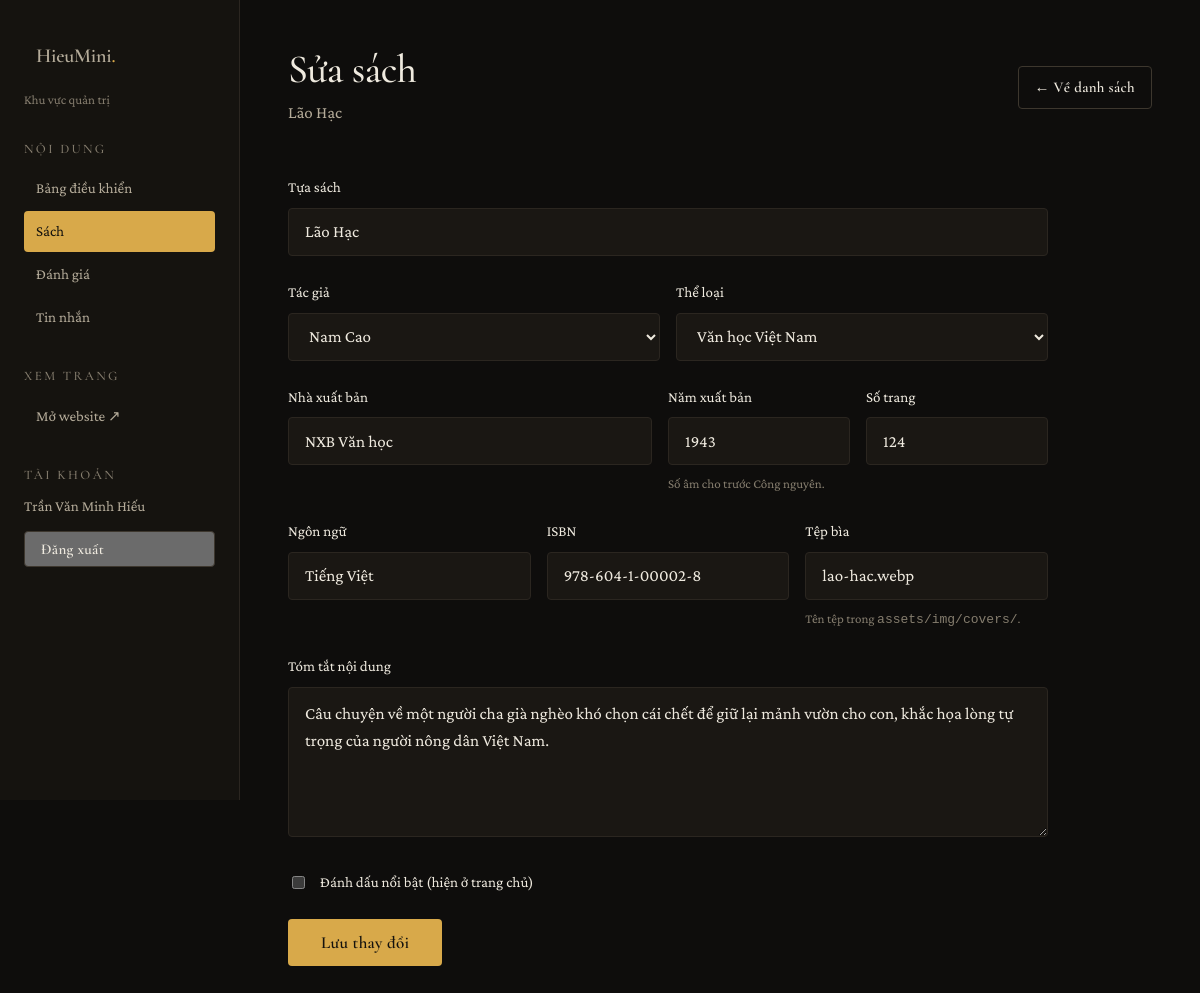
The app's page /admin/book_form.php?id=2 (signed in) with its own data.
### tables this page shows
CREATE TABLE `books` (
  `id`             INT AUTO_INCREMENT PRIMARY KEY,
  `slug`           VARCHAR(180) NOT NULL UNIQUE,
  `title`          VARCHAR(220) NOT NULL,
  `author_id`      INT NOT NULL,
  `category_id`    INT NOT NULL,
  `publisher`      VARCHAR(160),
  `published_year` SMALLINT,
  `pages`          SMALLINT,
  `language`       VARCHAR(40) DEFAULT 'Tiếng Việt',
  `isbn`           VARCHAR(24),
  `cover`          VARCHAR(180),
  `summary`        TEXT,
  `is_featured`    TINYINT(1) NOT NULL DEFAULT 0,
  `views`          INT NOT NULL DEFAULT 0,
  `created_at`     DATETIME NOT NULL DEFAULT CURRENT_TIMESTAMP,
  CONSTRAINT `fk_books_author`   FOREIGN KEY (`author_id`)   REFERENCES `authors`(`id`)    ON DELETE CASCADE,
  CONSTRAINT `fk_books_category` FOREIGN KEY (`category_id`) REFERENCES `categories`(`id`) ON DELETE CASCADE,
  INDEX `idx_books_category` (`category_id`),
  INDEX `idx_books_author`   (`author_id`),
  INDEX `idx_books_title`    (`title`),
  INDEX `idx_books_featured` (`is_featured`)
);

CREATE TABLE `authors` (
  `id`         INT AUTO_INCREMENT PRIMARY KEY,
  `slug`       VARCHAR(120) NOT NULL UNIQUE,
  `name`       VARCHAR(160) NOT NULL,
  `country`    VARCHAR(80),
  `birth_year` SMALLINT,
  `bio`        TEXT,
  INDEX `idx_authors_name` (`name`)
);

CREATE TABLE `categories` (
  `id`          INT AUTO_INCREMENT PRIMARY KEY,
  `slug`        VARCHAR(80)  NOT NULL UNIQUE,
  `name`        VARCHAR(120) NOT NULL,
  `description` TEXT,
  `bg_color`    CHAR(7)      NOT NULL DEFAULT '#1C1917',
  `accent`      CHAR(7)      NOT NULL DEFAULT '#C89B3C',
  `sort_order`  SMALLINT     NOT NULL DEFAULT 0
);

### includes/functions.php (called while the page is built, shortened)
<?php
function e(?string $s): string
{
    return htmlspecialchars($s ?? '', ENT_QUOTES | ENT_SUBSTITUTE, 'UTF-8');
}
function url(string $path = ''): string
{
    return base_url() . '/' . ltrim($path, '/');
}
function asset(string $path): string
{
    $file = ROOT_PATH . '/assets/' . ltrim($path, '/');
    $v = is_file($file) ? (string) filemtime($file) : '1';
    return url('assets/' . ltrim($path, '/')) . '?v=' . $v;
}
function current_page(): string
{
    return basename($_SERVER['SCRIPT_NAME'] ?? '');
}
function all_categories(): array
{
    static $c = null;
    return $c ??= db_all('SELECT * FROM categories ORDER BY sort_order, name');
}

### config/config.php (called while the page is built, shortened)
<?php
function base_url(): string
{
    static $base = null;
    if ($base !== null) {
        return $base;
    }
    $dir = str_replace('\\', '/', dirname($_SERVER['SCRIPT_NAME'] ?? '/'));
    $dir = preg_replace('#/(admin|api)$#', '', $dir);
    $base = rtrim($dir, '/');
    return $base;
}

### admin/guard.php (called while the page is built, shortened)
<?php
require __DIR__ . '/../config/config.php';
require __DIR__ . '/../config/database.php';
require __DIR__ . '/../includes/functions.php';
function admin_url(string $path = ''): string
{
    return url('admin/' . ltrim($path, '/'));
}
function current_admin(): ?array
{
    static $a = null;
    return $a ??= db_one('SELECT id, username, full_name FROM admins WHERE id = :id',
                         [':id' => $_SESSION['admin_id']]);
}
function require_admin(): array
{
    $admin = current_admin();
    return $admin;
}

### config/database.php (called while the page is built, shortened)
<?php
function db(): PDO
{
    static $pdo = null;
    if ($pdo instanceof PDO) {
        return $pdo;
    }
    $dsn = sprintf('mysql:host=%s;dbname=%s;charset=utf8mb4', DB_HOST, DB_NAME);
    try {
        $pdo = new PDO($dsn, DB_USER, DB_PASS, [
            PDO::ATTR_ERRMODE            => PDO::ERRMODE_EXCEPTION,
            PDO::ATTR_DEFAULT_FETCH_MODE => PDO::FETCH_ASSOC,
            PDO::ATTR_EMULATE_PREPARES   => false,
        ]);
    } catch (PDOException $e) {
        http_response_code(503);
        if (IS_DEV) {
            exit('<h1>Không kết nối được cơ sở dữ liệu</h1><pre>'
                . htmlspecialchars($e->getMessage(), ENT_QUOTES, 'UTF-8')
                . '</pre><p>Kiểm tra lại MySQL đã bật chưa và thông tin trong <code>config/config.php</code>.</p>');
        }
        error_log('DB connect failed: ' . $e->getMessage());
        exit('Hệ thống đang bảo trì, vui lòng quay lại sau.');
    }
    return $pdo;
}
function db_query(string $sql, array $params = []): PDOStatement
{
    $stmt = db()->prepare($sql);
    $stmt->execute($params);
    return $stmt;
}
function db_all(string $sql, array $params = []): array
{
    return db_query($sql, $params)->fetchAll();
}
function db_one(string $sql, array $params = []): ?array
{
    $row = db_query($sql, $params)->fetch();
    return $row === false ? null : $row;
}

### admin/book_form.php (the view, shortened to what this page needs)
<?php
require __DIR__ . '/guard.php';
$admin = require_admin();
$id     = (int) ($_GET['id'] ?? 0);
$isEdit = $id > 0;
$book   = $isEdit ? db_one('SELECT * FROM books WHERE id = :id', [':id' => $id]) : null;
$cats    = all_categories();
$authors = db_all('SELECT id, name FROM authors ORDER BY name');
$errors  = [];
$val = static function (string $key, $default = '') use ($book) {
    return $_POST[$key] ?? $book[$key] ?? $default;
};
require __DIR__ . '/layout.php';
?>
<div class="admin-head">
  <div>
    <h1 style="font-size:var(--fs-2xl);margin:0"><?= $isEdit ? 'Sửa sách' : 'Thêm sách mới' ?></h1>
    <?php if ($isEdit): ?>
      <p style="margin:var(--space-2) 0 0"><?= e($book['title']) ?></p>
    <?php endif; ?>
  </div>
  <a class="btn btn--ghost btn-sm" href="<?= e(admin_url('books.php')) ?>">← Về danh sách</a>
</div>
<form method="post" style="max-width:760px">
  <div class="field">
    <label for="f-title">Tựa sách</label>
    <input type="text" id="f-title" name="title" required maxlength="220" value="<?= e((string) $val('title')) ?>"
           <?= isset($errors['title']) ? 'aria-invalid="true"' : '' ?>>
  </div>
  <div style="display:grid;grid-template-columns:1fr 1fr;gap:var(--space-4)">
    <div class="field">
      <label for="f-author_id">Tác giả</label>
      <select id="f-author_id" name="author_id" required>
        <?php foreach ($authors as $a): ?>
          <option value="<?= (int) $a['id'] ?>" <?= (int) $val('author_id') === (int) $a['id'] ? 'selected' : '' ?>>
            <?= e($a['name']) ?>
          </option>
        <?php endforeach; ?>
      </select>
    </div>
    <div class="field">
      <label for="f-category_id">Thể loại</label>
      <select id="f-category_id" name="category_id" required>
        <?php foreach ($cats as $c): ?>
          <option value="<?= (int) $c['id'] ?>" <?= (int) $val('category_id') === (int) $c['id'] ? 'selected' : '' ?>>
            <?= e($c['name']) ?>
          </option>
        <?php endforeach; ?>
      </select>
    </div>
  </div>
  <div style="display:grid;grid-template-columns:2fr 1fr 1fr;gap:var(--space-4)">
    <div class="field">
      <label for="f-publisher">Nhà xuất bản</label>
      <input type="text" id="f-publisher" name="publisher" maxlength="160" value="<?= e((string) $val('publisher')) ?>">
    </div>
    <div class="field">
      <label for="f-published_year">Năm xuất bản</label>
      <input type="number" id="f-published_year" name="published_year" min="-3000" max="<?= (int) date('Y') + 1 ?>"
             value="<?= e((string) $val('published_year')) ?>">
      <span class="hint">Số âm cho trước Công nguyên.</span>
    </div>
    <div class="field">
      <label for="f-pages">Số trang</label>
      <input type="number" id="f-pages" name="pages" min="1" max="20000" required value="<?= e((string) $val('pages')) ?>"
             <?= isset($errors['pages']) ? 'aria-invalid="true"' : '' ?>>
    </div>
  </div>
  <div style="display:grid;grid-template-columns:1fr 1fr 1fr;gap:var(--space-4)">
    <div class="field">
      <label for="f-language">Ngôn ngữ</label>
      <input type="text" id="f-language" name="language" maxlength="40" value="<?= e((string) $val('language', 'Tiếng Việt')) ?>">
    </div>
    <div class="field">
      <label for="f-isbn">ISBN</label>
      <input type="text" id="f-isbn" name="isbn" maxlength="24" value="<?= e((string) $val('isbn')) ?>">
    </div>
    <div class="field">
      <label for="f-cover">Tệp bìa</label>
      <input type="text" id="f-cover" name="cover" maxlength="180" value="<?= e((string) $val('cover')) ?>"
             placeholder="ten-sach.webp">
      <span class="hint">Tên tệp trong <code>assets/img/covers/</code>.</span>
    </div>
  </div>
  <div class="field">
    <label for="f-summary">Tóm tắt nội dung</label>
    <textarea id="f-summary" name="summary" required minlength="20" maxlength="2000"
              <?= isset($errors['summary']) ? 'aria-invalid="true"' : '' ?>><?= e((string) $val('summary')) ?></textarea>
  </div>
  <div class="field">
    <label style="display:flex;align-items:center;gap:var(--space-3);cursor:pointer">
      <input type="checkbox" name="is_featured" value="1" style="width:auto;min-height:auto"
             <?= (int) $val('is_featured') ? 'checked' : '' ?>>
      Đánh dấu nổi bật (hiện ở trang chủ)
    </label>
  </div>
  <button class="btn btn--primary" type="submit"><?= $isEdit ? 'Lưu thay đổi' : 'Thêm vào kho' ?></button>
</form>
<?php require __DIR__ . '/layout_end.php'; ?>

### admin/layout.php (shortened to what this page needs)
<?php
$admin = $admin ?? current_admin();
?>
<!doctype html>
<html lang="vi" data-theme="dark">
<head>
<link rel="stylesheet" href="<?= e(asset('css/style.css')) ?>">
</head>
<body>
<div class="admin-shell">
  <aside class="admin-side">
    <a class="brand" href="<?= e(url('index.php')) ?>" style="font-size:1.25rem">HieuMini<span>.</span></a>
    <p style="font-size:var(--fs-xs);color:var(--fg-subtle);margin:var(--space-2) 0 0">Khu vực quản trị</p>
    <h4>Nội dung</h4>
    <a href="<?= e(admin_url('index.php')) ?>"    class="<?= current_page() === 'index.php' ? 'is-active' : '' ?>">Bảng điều khiển</a>
    <a href="<?= e(admin_url('books.php')) ?>"    class="<?= in_array(current_page(), ['books.php', 'book_form.php'], true) ? 'is-active' : '' ?>">Sách</a>
    <a href="<?= e(admin_url('reviews.php')) ?>"  class="<?= current_page() === 'reviews.php' ? 'is-active' : '' ?>">Đánh giá</a>
    <a href="<?= e(admin_url('messages.php')) ?>" class="<?= current_page() === 'messages.php' ? 'is-active' : '' ?>">Tin nhắn</a>
    <h4>Xem trang</h4>
    <a href="<?= e(url('index.php')) ?>" target="_blank" rel="noopener">Mở website ↗</a>
    <h4>Tài khoản</h4>
    <p style="font-size:var(--fs-sm);color:var(--fg-muted);margin:0 0 var(--space-3)">
      <?= e($admin['full_name'] ?? $admin['username']) ?>
    </p>
    <form method="post" action="<?= e(admin_url('logout.php')) ?>">
      <button class="btn btn--ghost btn-sm" type="submit" style="width:100%">Đăng xuất</button>
    </form>
  </aside>
  <main class="admin-main">

### assets/css/style.css (style rules this page uses)
:root { --bg: #0E0D0C; --bg-soft: #15130F; --surface: #1A1713; --surface-hover: #221E18; --fg: #EFEADF; --fg-muted: #B4AB99; --fg-subtle: #857D6E; --accent: #D8A94A; --accent-soft: rgba(216, 169, 74, .12); --on-accent: #14120E; --border: #2B2620; --border-strong: #3D372E; --danger: #E0685C; --ok: #7FBF8E; --font-display: 'Cormorant Garamond', 'Times New Roman', Georgia, serif; --font-body: 'Crimson Pro', Georgia, 'Times New Roman', serif; --font-mono: ui-monospace, 'Cascadia Mono', Menlo, Consolas, monospace; --fs-xs: .8125rem; --fs-sm: .9375rem; --fs-base: 1.0625rem; --fs-lg: clamp(1.125rem, 1.05rem + .35vw, 1.3125rem); --fs-xl: clamp(1.375rem, 1.2rem + .8vw, 1.75rem); --fs-2xl: clamp(1.75rem, 1.4rem + 1.6vw, 2.5rem); --fs-3xl: clamp(2.25rem, 1.6rem + 2.9vw, 3.75rem); --fs-4xl: clamp(2.75rem, 1.6rem + 5vw, 6rem); --space-1: 4px; --space-2: 8px; --space-3: 12px; --space-4: 16px; --space-5: 24px; --space-6: 32px; --space-7: 48px; --space-8: 64px; --space-9: 96px; --space-10: 128px; --r-sm: 2px; --r-md: 4px; --r-lg: 8px; --t-fast: 150ms; --t-base: 260ms; --t-slow: 480ms; --ease-out: cubic-bezier(.22, 1, .36, 1); --ease-soft: cubic-bezier(.4, 0, .2, 1); --maxw: 1280px; --gutter: clamp(20px, 4vw, 56px); color-scheme: dark; }
*, *::before, *::after { box-sizing: border-box; }
html { -webkit-text-size-adjust: 100%; scroll-behavior: smooth; }
body { margin: 0; background: var(--bg); color: var(--fg); font-family: var(--font-body); font-size: var(--fs-base); line-height: 1.65; -webkit-font-smoothing: antialiased; text-rendering: optimizeLegibility; transition: background var(--t-base) var(--ease-soft), color var(--t-base) var(--ease-soft); }
h1, h2, h3, h4 { font-family: var(--font-display); font-weight: 500; line-height: 1.08; letter-spacing: -.015em; margin: 0 0 var(--space-4); text-wrap: balance; }
h1 { font-size: var(--fs-4xl); }
h4 { font-size: var(--fs-lg); }
p { margin: 0 0 var(--space-4); color: var(--fg-muted); text-wrap: pretty; }
a { color: var(--accent); text-decoration: none; transition: color var(--t-fast) var(--ease-soft); }
.brand { font-family: var(--font-display); font-size: 1.5rem; font-weight: 600; letter-spacing: -.01em; color: var(--fg); white-space: nowrap; }
.brand span { color: var(--accent); }
.btn { display: inline-flex; align-items: center; gap: var(--space-2); min-height: 46px; padding: var(--space-3) var(--space-6); font-family: var(--font-display); font-size: var(--fs-base); font-weight: 600; letter-spacing: .02em; border-radius: var(--r-md); border: 1px solid transparent; cursor: pointer; transition: background var(--t-fast) var(--ease-soft), color var(--t-fast), border-color var(--t-fast), transform var(--t-fast) var(--ease-out); }
.btn--primary { background: var(--accent); color: var(--on-accent); }
.btn--ghost { border-color: var(--border-strong); color: var(--fg); }
.field { margin-bottom: var(--space-5); }
.field label { display: block; margin-bottom: var(--space-2); font-size: var(--fs-sm); color: var(--fg); }
.field .hint { display: block; margin-top: var(--space-2); font-size: var(--fs-xs); color: var(--fg-subtle); }
.field input, .field textarea, .field select { width: 100%; min-height: 48px; padding: var(--space-3) var(--space-4); background: var(--surface); color: var(--fg); border: 1px solid var(--border); border-radius: var(--r-md); font-family: var(--font-body); font-size: var(--fs-base); transition: border-color var(--t-fast), background var(--t-fast); }
.field textarea { min-height: 150px; resize: vertical; line-height: 1.6; }

### records on screen
books: title "Lão Hạc", author_id "Nam Cao", category_id "Văn học Việt Nam", publisher "NXB Văn học", published_year "1943", pages "124", language "Tiếng Việt", isbn "978-604-1-00002-8", cover "lao-hac.webp", summary "Câu chuyện về một người cha già nghèo khó chọn cái chết để giữ lại mảnh vườn cho con, khắc họa lòng tự trọng của người nông dân Việt Nam."

### other values on screen
$admin['full_name'] "Trần Văn Minh Hiếu"
